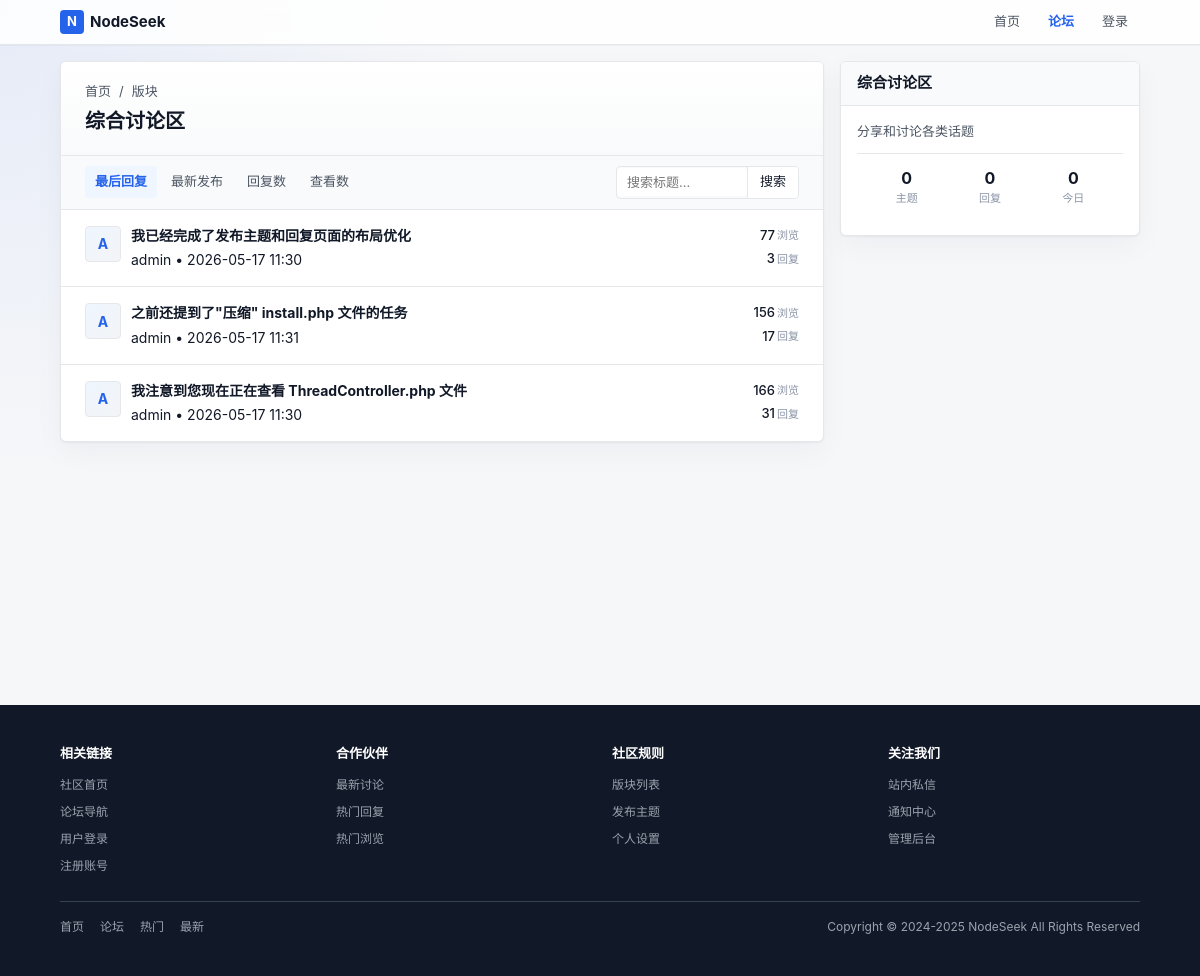
/index.php?c=forum&a=index&fid=1, run on an earlier commit of the app's database.
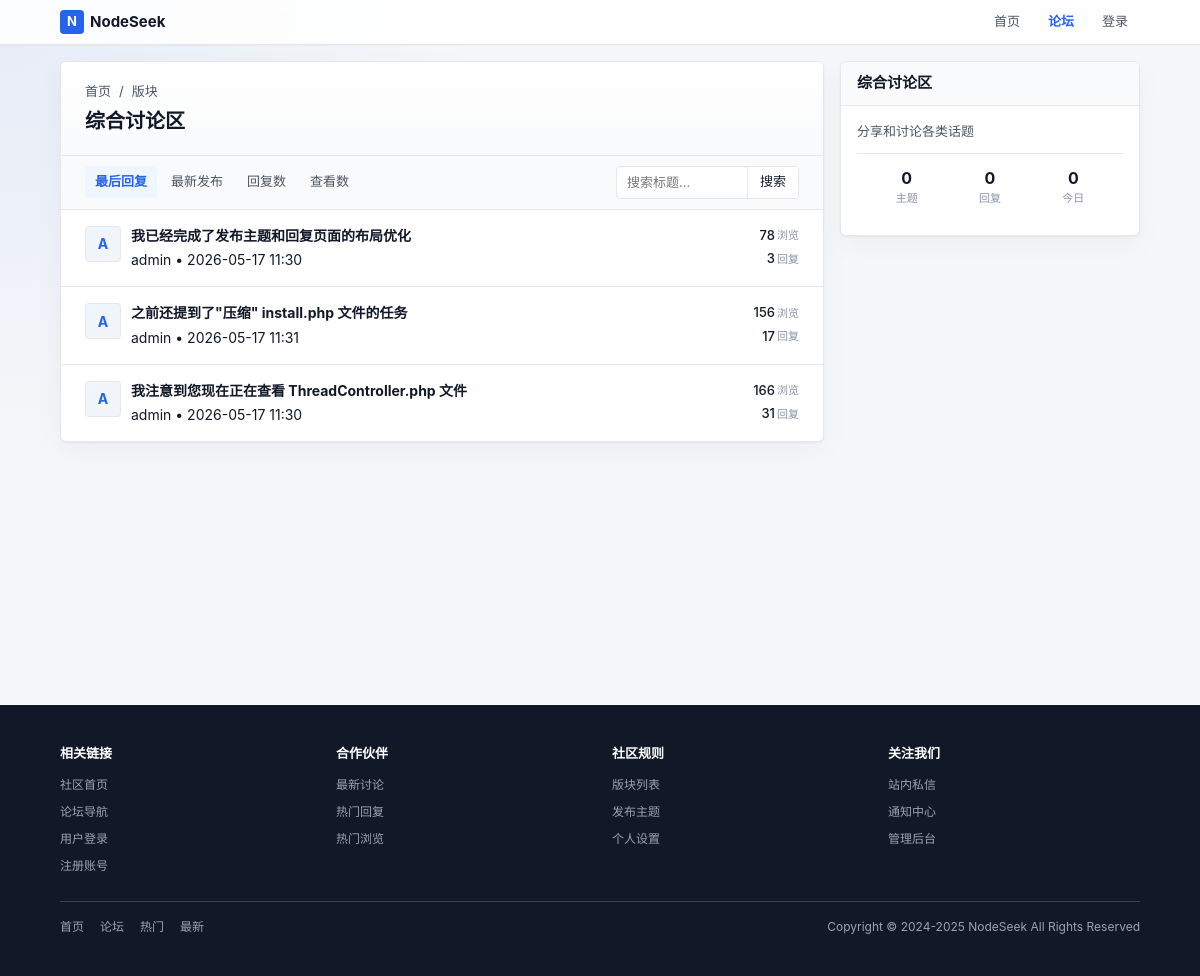
And on a later commit of the database.
### tables this page shows
CREATE TABLE next_thread (
        tid INTEGER PRIMARY KEY AUTOINCREMENT,
        fid INTEGER NOT NULL DEFAULT 0,
        pid INTEGER NOT NULL DEFAULT 0,
        typeid INTEGER NOT NULL DEFAULT 0,
        read_perm INTEGER NOT NULL DEFAULT 0,
        uid INTEGER NOT NULL DEFAULT 0,
        pm_uid INTEGER NOT NULL DEFAULT 0,
        subject VARCHAR(255) NOT NULL DEFAULT '',
        hash VARCHAR(255) NOT NULL DEFAULT '',
        dateline INTEGER NOT NULL DEFAULT 0,
        sort_order INTEGER NOT NULL DEFAULT 0,
        highlight INTEGER NOT NULL DEFAULT 0,
        digest INTEGER NOT NULL DEFAULT 0,
        closed INTEGER NOT NULL DEFAULT 0,
        reply_time INTEGER NOT NULL DEFAULT 0,
        reply_uid INTEGER NOT NULL DEFAULT 0,
        reply_num INTEGER NOT NULL DEFAULT 0,
        view_num INTEGER NOT NULL DEFAULT 0,
        fav_num INTEGER NOT NULL DEFAULT 0,
        log_num INTEGER NOT NULL DEFAULT 0
    );

CREATE TABLE next_member (
        uid INTEGER PRIMARY KEY AUTOINCREMENT,
        username VARCHAR(50) NOT NULL DEFAULT '',
        gid INTEGER NOT NULL DEFAULT 0,
        avatar INTEGER NOT NULL DEFAULT 0,
        password VARCHAR(255) NOT NULL DEFAULT '',
        auth_secret VARCHAR(50) NOT NULL DEFAULT '',
        auth_enabled INTEGER NOT NULL DEFAULT 0,
        notify_num INTEGER NOT NULL DEFAULT 0,
        credit INTEGER NOT NULL DEFAULT 0,
        reg_ip VARCHAR(50) NOT NULL DEFAULT '',
        reg_date INTEGER NOT NULL DEFAULT 0,
        last_ip VARCHAR(50) NOT NULL DEFAULT '',
        last_visit INTEGER NOT NULL DEFAULT 0,
        reply_time INTEGER NOT NULL DEFAULT 0,
        reply_num INTEGER NOT NULL DEFAULT 0,
        thread_num INTEGER NOT NULL DEFAULT 0,
        fav_num INTEGER NOT NULL DEFAULT 0,
        inbox_num INTEGER NOT NULL DEFAULT 0,
        outbox_num INTEGER NOT NULL DEFAULT 0,
        log_num INTEGER NOT NULL DEFAULT 0,
        email VARCHAR(80) NOT NULL DEFAULT '',
        email_status INTEGER NOT NULL DEFAULT 0,
        signin_time INTEGER NOT NULL DEFAULT 0,
        invisible INTEGER NOT NULL DEFAULT 0,
        timeoffset VARCHAR(10) NOT NULL DEFAULT '',
        search_time INTEGER NOT NULL DEFAULT 0,
        status INTEGER NOT NULL DEFAULT 0
    , json_data TEXT DEFAULT '{}');

### controllers/ForumController.php (called while the page is built, shortened)
<?php
class ForumController {
    public static function index($fid = 0) {
        $forum = ForumModel::get($fid);
        $page = isset($_GET['page']) ? (int)$_GET['page'] : 1;
        $order = isset($_GET['order']) ? $_GET['order'] : 'reply_time';
        $keyword = isset($_GET['keyword']) ? trim($_GET['keyword']) : '';
        $threads = ThreadModel::getThreads($fid, $page, $order, $keyword);
        if (!empty($threads)) {
            $uids = array_unique(array_column($threads, 'uid'));
            $users = MemberModel::getMembersByUids($uids);
        }
        Template::display('forum/index');
    }
}
?>

### index.php (called while the page is built, shortened)
<?php
require ROOT_PATH . '/lib/Autoloader.php';
$controller = isset($_GET['c']) ? $_GET['c'] : 'home';
$action = isset($_GET['a']) ? $_GET['a'] : 'index';
$controllerClass = ucfirst($controller) . 'Controller';
$params = [];
if (isset($_GET['fid'])) $params[] = $_GET['fid'];
call_user_func_array([$controllerClass, $action], $params);
?>

### config/database.php (called while the page is built)
<?php
return [
    'default' => 'sqlite',
    'connections' => [
        'sqlite' => [
            'driver' => 'sqlite',
            'database' => ROOT_PATH . '/database/forum.db',
        ],
    ],
];

### lib/Database.php (called while the page is built, shortened)
<?php
class Database {
    private static $instance = null;
    private $config = null;
    private function __construct() {
        $this->config = require ROOT_PATH . '/config/database.php';
    }
    public static function getInstance() {
        if (self::$instance === null) {
            self::$instance = new self();
        }
        return self::$instance;
    }
    private function connect() {
        $default = $this->config['default'];
        $connection = $this->config['connections'][$default];
        if ($connection['driver'] === 'sqlite') {
            $this->connection = new PDO('sqlite:' . $connection['database']);
        }
    }
    private static function getConnection() {
        return self::getInstance()->connection;
    }
    public static function query($sql, $params = []) {
        $stmt = self::getConnection()->prepare($sql);
        $stmt->execute($params);
        return $stmt;
    }
    public static function fetch($sql, $params = []) {
        $stmt = self::query($sql, $params);
        return $stmt->fetch(PDO::FETCH_ASSOC);
    }
    public static function fetchAll($sql, $params = []) {
        $stmt = self::query($sql, $params);
        return $stmt->fetchAll(PDO::FETCH_ASSOC);
    }
}
?>

### models/ForumModel.php (called while the page is built, shortened)
<?php
class ForumModel {
    public static function get($fid) {
        return Database::fetch("SELECT * FROM " . self::TABLE . " WHERE fid = ?", [$fid]);
    }
}
?>

### models/ThreadModel.php (called while the page is built, shortened)
<?php
class ThreadModel {
    public static function getThreads($fid, $page = 1, $order = 'reply_time', $keyword = '') {
        $offset = ($page - 1) * 20;
        $orderMap = [
            'reply_time' => 'reply_time DESC',
            'dateline' => 'dateline DESC',
            'reply_num' => 'reply_num DESC',
            'view_num' => 'view_num DESC'
        ];
        $orderBy = isset($orderMap[$order]) ? $orderMap[$order] : 'reply_time DESC';
        return Database::fetchAll("SELECT * FROM " . self::TABLE . " WHERE fid = :fid ORDER BY $orderBy LIMIT 20 OFFSET :offset", ['fid' => $fid, 'offset' => $offset]);
    }
}
?>

### lib/Autoloader.php (called while the page is built, shortened)
<?php
class Autoloader {
    public static function load($class) {
        $paths = [
            ROOT_PATH . '/lib/' . $class . '.php',
            ROOT_PATH . '/models/' . $class . '.php',
            ROOT_PATH . '/controllers/' . $class . '.php',
        ];
        foreach ($paths as $path) {
            if (file_exists($path)) {
                return;
            }
        }
    }
}

### models/MemberModel.php (called while the page is built, shortened)
<?php
class MemberModel {
    public static function getMembersByUids($uids) {
        $uids = array_values(array_filter(array_unique($uids)));
        $placeholders = implode(',', array_fill(0, count($uids), '?'));
        $sql = "SELECT uid, username, avatar FROM " . self::TABLE . " WHERE uid IN ($placeholders)";
        $members = Database::fetchAll($sql, $uids);
        $result = [];
        foreach ($members as $member) {
            $result[$member['uid']] = $member;
        }
        return $result;
    }
}
?>

### templates/forum/index.php (the view, shortened to what the changed rows need)
<div class="grid grid-cols-3">
    <div class="main-content">
        <div class="card">
            <div class="thread-header">
                <div class="thread-title-row">
                    <div class="flex items-center justify-between gap-md">
                        <h1><?php echo htmlspecialchars($forum['name']); ?></h1>
                    </div>
                </div>
            </div>
            <div class="post-list">
                <?php foreach ($threads as $thread): ?>
                    <?php $user = $users[$thread['uid']] ?? null; ?>
                    <div class="thread-item">
                        <div class="thread-avatar">
                            <div class="avatar">
                                <?php if ($user && !empty($user['avatar'])): ?>
                                    <img src="<?php echo htmlspecialchars($user['avatar']); ?>" alt="">
                                <?php else: ?>
                                    <?php echo strtoupper(substr($user['username'] ?? '?', 0, 1)); ?>
                                <?php endif; ?>
                            </div>
                        </div>
                        <div class="thread-content">
                            <div class="thread-title">
                                <a href="index.php?c=thread&a=index&tid=<?php echo $thread['tid']; ?>"><?php echo htmlspecialchars($thread['subject']); ?></a>
                            </div>
                            <div class="thread-meta">
                                <span><?php echo htmlspecialchars($user['username'] ?? '匿名'); ?></span>
                                <span class="separator">•</span>
                                <span><?php echo date('Y-m-d H:i', $thread['dateline']); ?></span>
                            </div>
                        </div>
                        <div class="thread-stats">
                            <div class="thread-stat">
                                <span class="thread-stat-value"><?php echo $thread['view_num']; ?></span>
                                <span class="thread-stat-label">浏览</span>
                            </div>
                            <div class="thread-stat">
                                <span class="thread-stat-value"><?php echo $thread['reply_num']; ?></span>
                                <span class="thread-stat-label">回复</span>
                            </div>
                        </div>
                    </div>
                <?php endforeach; ?>
            </div>
        </div>
    </div>
</div>

What changed in the data, as far as the page shows it:
changed next_thread "我已经完成了发布主题和回复页面的布局优化": view_num "77" → "78"
